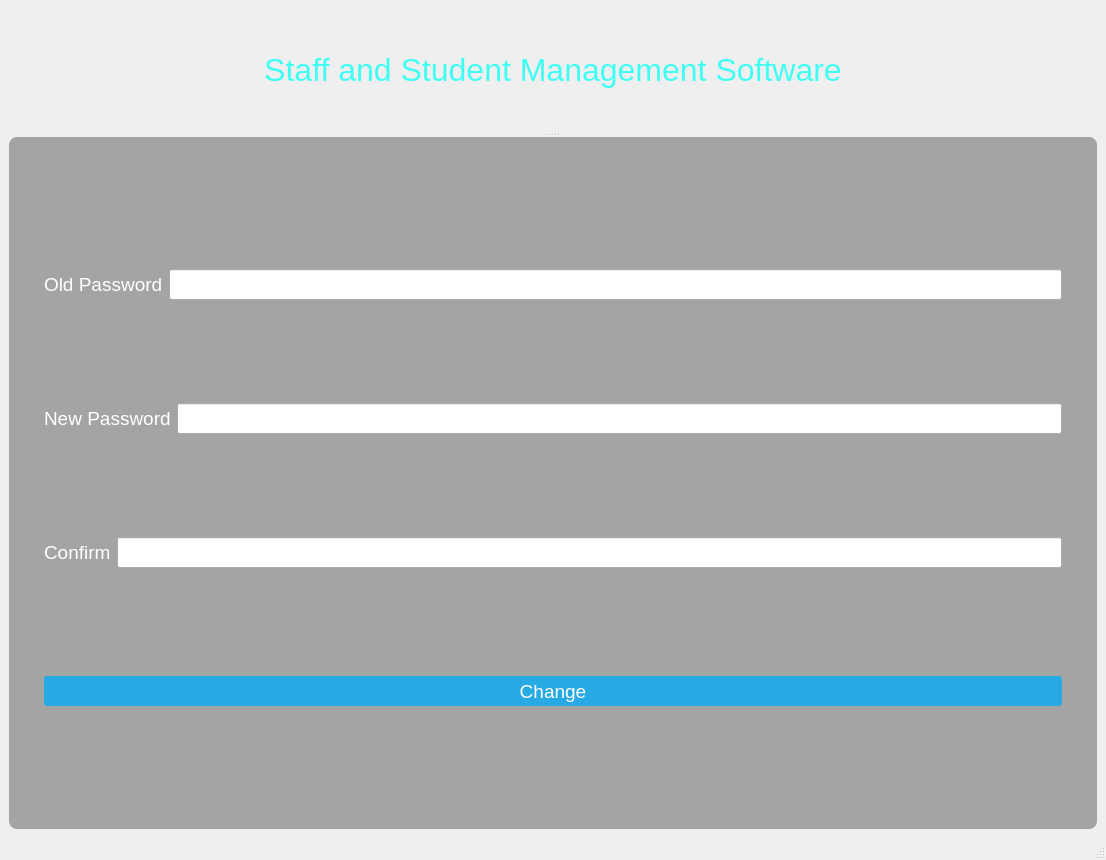
<?xml version="1.0" encoding="UTF-8"?>
<ui version="4.0">
 <class>changepassword</class>
 <widget class="QMainWindow" name="changepassword">
  <property name="geometry">
   <rect>
    <x>0</x>
    <y>0</y>
    <width>1106</width>
    <height>860</height>
   </rect>
  </property>
  <property name="windowTitle">
   <string>Change Password</string>
  </property>
  <property name="windowIcon">
   <iconset resource="resources.qrc">
    <normaloff>:/new/images/icons/logoicon.ico</normaloff>:/new/images/icons/logoicon.ico</iconset>
  </property>
  <property name="styleSheet">
   <string notr="true">#centralwidget {
background-image: url(:/new/images/Images/VxIW82.jpg);
}</string>
  </property>
  <widget class="QWidget" name="centralwidget">
   <layout class="QHBoxLayout" name="horizontalLayout_2">
    <item>
     <widget class="QSplitter" name="splitter">
      <property name="orientation">
       <enum>Qt::Vertical</enum>
      </property>
      <widget class="QLabel" name="label_4">
       <property name="font">
        <font>
         <pointsize>24</pointsize>
        </font>
       </property>
       <property name="styleSheet">
        <string notr="true">color: rgb(64, 255, 243);</string>
       </property>
       <property name="text">
        <string>&lt;html&gt;&lt;head/&gt;&lt;body&gt;&lt;p align=&quot;center&quot;&gt;Staff and Student Management Software&lt;/p&gt;&lt;/body&gt;&lt;/html&gt;</string>
       </property>
      </widget>
      <widget class="QWidget" name="loginForm" native="true">
       <property name="sizePolicy">
        <sizepolicy hsizetype="Fixed" vsizetype="Fixed">
         <horstretch>0</horstretch>
         <verstretch>0</verstretch>
        </sizepolicy>
       </property>
       <property name="minimumSize">
        <size>
         <width>350</width>
         <height>150</height>
        </size>
       </property>
       <property name="styleSheet">
        <string notr="true">#loginForm
{
background: rgba(0, 0, 0, 80);
border-radius: 8px;
}</string>
       </property>
       <layout class="QVBoxLayout" name="verticalLayout">
        <property name="leftMargin">
         <number>35</number>
        </property>
        <property name="topMargin">
         <number>35</number>
        </property>
        <property name="rightMargin">
         <number>35</number>
        </property>
        <property name="bottomMargin">
         <number>25</number>
        </property>
        <item>
         <layout class="QHBoxLayout" name="horizontalLayout_6">
          <item>
           <widget class="QLabel" name="label">
            <property name="font">
             <font>
              <pointsize>14</pointsize>
             </font>
            </property>
            <property name="styleSheet">
             <string notr="true">QLabel { color: white; }
QLineEdit { border-radius: 3px; }</string>
            </property>
            <property name="text">
             <string>Old Password</string>
            </property>
           </widget>
          </item>
          <item>
           <widget class="QLineEdit" name="oldpassword">
            <property name="minimumSize">
             <size>
              <width>0</width>
              <height>25</height>
             </size>
            </property>
            <property name="font">
             <font>
              <pointsize>14</pointsize>
             </font>
            </property>
            <property name="echoMode">
             <enum>QLineEdit::Password</enum>
            </property>
           </widget>
          </item>
         </layout>
        </item>
        <item>
         <layout class="QHBoxLayout" name="horizontalLayout_4">
          <item>
           <widget class="QLabel" name="newPassword">
            <property name="font">
             <font>
              <pointsize>14</pointsize>
             </font>
            </property>
            <property name="styleSheet">
             <string notr="true">QLabel { color: white; }
QLineEdit { border-radius: 3px; }</string>
            </property>
            <property name="text">
             <string>New Password</string>
            </property>
           </widget>
          </item>
          <item>
           <widget class="QLineEdit" name="newpassword">
            <property name="font">
             <font>
              <pointsize>14</pointsize>
             </font>
            </property>
            <property name="echoMode">
             <enum>QLineEdit::Password</enum>
            </property>
           </widget>
          </item>
         </layout>
        </item>
        <item>
         <layout class="QHBoxLayout" name="horizontalLayout">
          <item>
           <widget class="QLabel" name="label_3">
            <property name="font">
             <font>
              <pointsize>14</pointsize>
             </font>
            </property>
            <property name="styleSheet">
             <string notr="true">QLabel { color: white; }
QLineEdit { border-radius: 3px; }</string>
            </property>
            <property name="text">
             <string>Confirm</string>
            </property>
            <property name="margin">
             <number>13</number>
            </property>
           </widget>
          </item>
          <item>
           <widget class="QLineEdit" name="confirmpassword">
            <property name="font">
             <font>
              <pointsize>14</pointsize>
             </font>
            </property>
            <property name="echoMode">
             <enum>QLineEdit::Password</enum>
            </property>
           </widget>
          </item>
         </layout>
        </item>
        <item>
         <spacer name="verticalSpacer_4">
          <property name="orientation">
           <enum>Qt::Vertical</enum>
          </property>
          <property name="sizeType">
           <enum>QSizePolicy::Fixed</enum>
          </property>
          <property name="sizeHint" stdset="0">
           <size>
            <width>20</width>
            <height>5</height>
           </size>
          </property>
         </spacer>
        </item>
        <item>
         <widget class="QPushButton" name="ChangePassword">
          <property name="minimumSize">
           <size>
            <width>0</width>
            <height>30</height>
           </size>
          </property>
          <property name="font">
           <font>
            <pointsize>14</pointsize>
           </font>
          </property>
          <property name="styleSheet">
           <string notr="true">QPushButton
{
color: white;
background-color: #27a9e3;
border-width: 0px;
border-radius: 3px;
}</string>
          </property>
          <property name="text">
           <string>Change</string>
          </property>
         </widget>
        </item>
       </layout>
      </widget>
     </widget>
    </item>
   </layout>
  </widget>
  <widget class="QStatusBar" name="statusbar"/>
 </widget>
 <resources>
  <include location="resources.qrc"/>
 </resources>
 <connections/>
</ui>
